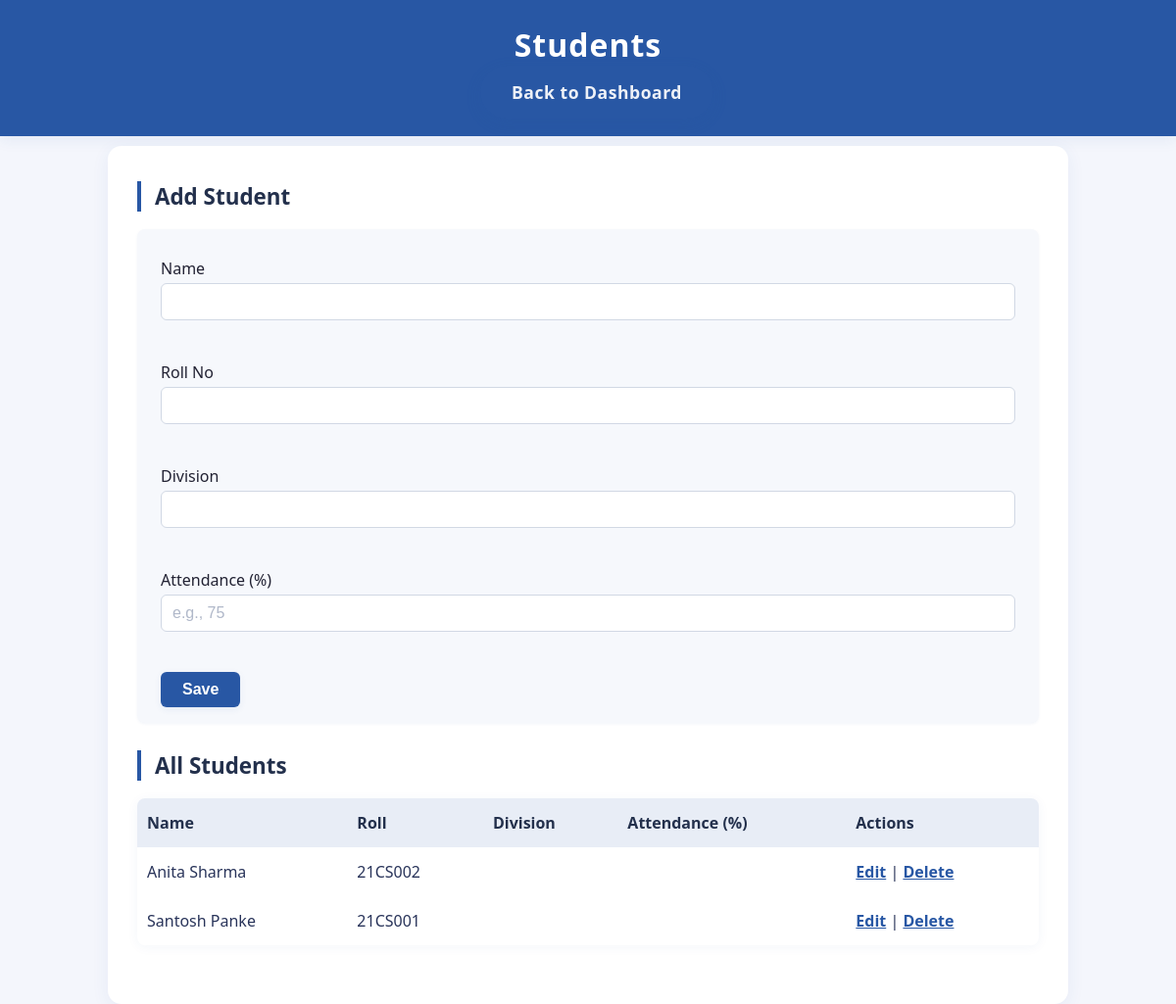
Page /students.php on the committed database.
### tables this page shows
CREATE TABLE students (
  id INT AUTO_INCREMENT PRIMARY KEY,
  roll_no VARCHAR(50) UNIQUE NOT NULL,
  name VARCHAR(200) NOT NULL,
  email VARCHAR(150) UNIQUE,
  phone VARCHAR(30)
);

### students.php (the view, shortened to what this page needs)
<?php
require 'db_config.php';
$list = $pdo->query('SELECT * FROM students ORDER BY id DESC')->fetchAll();
?>
<!doctype html>
<html><head><meta charset='utf-8'><title>Students</title><link rel='stylesheet' href='styles.css'></head><body>
<header><h1>Students</h1><a href='index.php' class='back-btn'>Back to Dashboard</a></header>
<main>
  <h2><?= isset($student) ? 'Edit Student' : 'Add Student' ?></h2>
  <form method='post'>
    <label>Name<br><input name='name' required value='<?= htmlspecialchars($student['name'] ?? '') ?>'></label><br>
    <label>Roll No<br><input name='roll_no' required value='<?= htmlspecialchars($student['roll_no'] ?? '') ?>'></label><br>
    <label>Division<br><input name='division' value='<?= htmlspecialchars($student['division'] ?? '') ?>'></label><br>
    <label>Attendance (%)<br><input type='number' name='attendance' min='0' max='100' value='<?= htmlspecialchars($student['attendance'] ?? '') ?>' placeholder='e.g., 75'></label><br>
    <button type='submit'>Save</button>
  </form>
  <h2>All Students</h2>
  <table>
    <thead><tr><th>Name</th><th>Roll</th><th>Division</th><th>Attendance (%)</th><th>Actions</th></tr></thead>
    <tbody>
    <?php foreach($list as $r): ?>
      <tr>
        <td><?= htmlspecialchars($r['name']) ?></td>
        <td><?= htmlspecialchars($r['roll_no']) ?></td>
        <td><?= htmlspecialchars($r['division']) ?></td>
        <td><?= htmlspecialchars($r['attendance']) ?></td>
        <td>
          <a href='students.php?action=edit&id=<?= $r['id'] ?>'>Edit</a> |
          <a href='students.php?action=delete&id=<?= $r['id'] ?>' onclick='return confirm("Delete?")'>Delete</a>
        </td>
      </tr>
    <?php endforeach; ?>
    </tbody>
  </table>
</main>
</body></html>

### styles.css (style rules this page uses)
body { font-family: 'Segoe UI', Arial, sans-serif; background: #f4f6fc; margin: 0; padding: 0; color: #23304c; }
header { background: #2857a4; color: #fff; padding: 24px 0 18px 0; text-align: center; margin-bottom: 10px; box-shadow: 0 4px 14px rgba(40,87,164,0.08); }
header h1 { margin: 0; font-weight: 700; letter-spacing: 1px; }
main { max-width: 920px; margin: 0 auto; background: #fff; border-radius: 14px; padding: 36px 30px 30px 30px; box-shadow: 0 4px 18px rgba(40,87,164,0.07); min-height: 70vh; }
h2 { border-left: 4px solid #2857a4; padding-left: 14px; font-size: 1.4em; margin-top: 0; color: #23304c; margin-bottom: 18px; }
table { border-radius: 8px; overflow: hidden; border-collapse: separate; border-spacing: 0; width: 100%; box-shadow: 0 2px 12px rgba(40,87,164,0.05); margin-bottom: 30px; }
thead { background: #e8edf6; color: #23304c; }
th, td { padding: 14px 10px; border: none; }
th { text-align: left; font-size: 1em; }
tbody tr { border-bottom: 1.5px solid #e2e7f1; transition: background 0.15s; }
td { font-size: 1em; color: #29345a; }
form { background: #f6f8fc; margin-bottom: 28px; padding: 20px 24px 16px 24px; border-radius: 8px; box-shadow: 0 1px 3px rgba(40,87,164,0.06); }
form label { display: block; font-weight: 500; margin-top: 9px; color: #223; }
form input, form select, form textarea { width: 100%; margin-top: 4px; margin-bottom: 11px; padding: 9px 11px; border-radius: 6px; border: 1px solid #d1d8e4; background: #fff; box-sizing: border-box; font-size: 1em; outline: none; transition: border 0.16s; }
button, input[type="submit"] { padding: 9px 22px; background: #2857a4; color: #fff; border: none; font-weight: 600; border-radius: 6px; cursor: pointer; font-size: 1em; margin-top: 8px; transition: background 0.16s, box-shadow 0.16s; box-shadow: 0 2px 7px rgba(40,87,164,0.09); }
a { color: #2857a4; text-decoration: underline; font-weight: bold; transition: color 0.14s; }
::placeholder { color: #b0b8c9; }
.back-btn { position: fixed; right: 34px; bottom: 34px; z-index: 1010; padding: 15px 32px; background: #2857a4; color: #fff !important; border-radius: 50px; font-size: 1.1em; font-weight: bold; box-shadow: 0 5px 18px rgba(40,87,164,0.16); display: inline-block; text-align: center; text-decoration: none; transition: background 0.17s, box-shadow 0.17s, transform 0.13s; letter-spacing: 0.5px; opacity: 0.92; }
header .back-btn { position: static; margin-left: 18px; margin-top: 0; margin-bottom: 0; }

### rows in the picture
students: name "Anita Sharma", roll_no "21CS002"
students: name "Santosh Panke", roll_no "21CS001"
